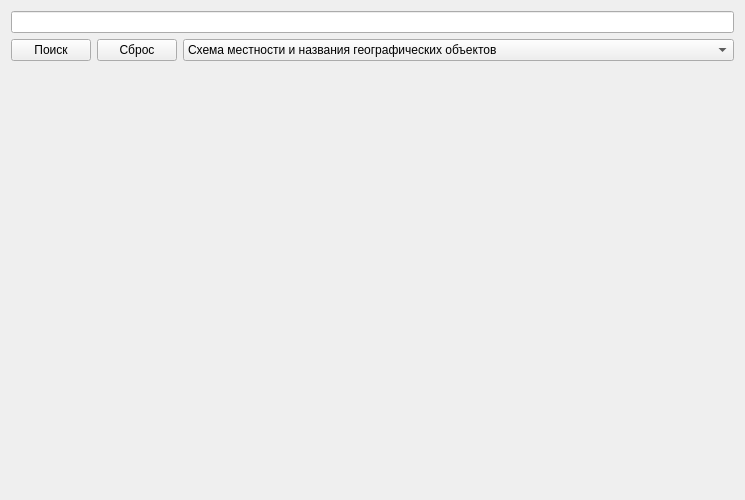
<?xml version="1.0" encoding="UTF-8"?>
<ui version="4.0">
 <class>Form</class>
 <widget class="QWidget" name="Form">
  <property name="geometry">
   <rect>
    <x>0</x>
    <y>0</y>
    <width>571</width>
    <height>500</height>
   </rect>
  </property>
  <property name="windowTitle">
   <string>Form</string>
  </property>
  <layout class="QHBoxLayout" name="horizontalLayout">
   <item>
    <layout class="QVBoxLayout" name="verticalLayout">
     <item>
      <layout class="QVBoxLayout" name="verticalLayout_2">
       <item>
        <widget class="QLineEdit" name="search_line"/>
       </item>
       <item>
        <layout class="QHBoxLayout" name="horizontalLayout_2">
         <item>
          <widget class="QPushButton" name="search_btn">
           <property name="text">
            <string>Поиск</string>
           </property>
          </widget>
         </item>
         <item>
          <widget class="QPushButton" name="reset_btn">
           <property name="text">
            <string>Сброс</string>
           </property>
          </widget>
         </item>
         <item>
          <widget class="QComboBox" name="layers_box">
           <item>
            <property name="text">
             <string>Схема местности и названия географических объектов</string>
            </property>
           </item>
           <item>
            <property name="text">
             <string>Схема местности и названия географических объектов с пробками</string>
            </property>
           </item>
           <item>
            <property name="text">
             <string>Схема местности и названия географических объектов с пробками и названиями объектов</string>
            </property>
           </item>
           <item>
            <property name="text">
             <string>Местность, сфотографированная со спутника</string>
            </property>
           </item>
           <item>
            <property name="text">
             <string>Местность, сфотографированная со спутника с пробками</string>
            </property>
           </item>
           <item>
            <property name="text">
             <string>Местность, сфотографированная со спутника с пробками и названиями объектов</string>
            </property>
           </item>
          </widget>
         </item>
        </layout>
       </item>
      </layout>
     </item>
     <item>
      <widget class="QLabel" name="image">
       <property name="text">
        <string/>
       </property>
      </widget>
     </item>
    </layout>
   </item>
  </layout>
 </widget>
 <resources/>
 <connections/>
</ui>
